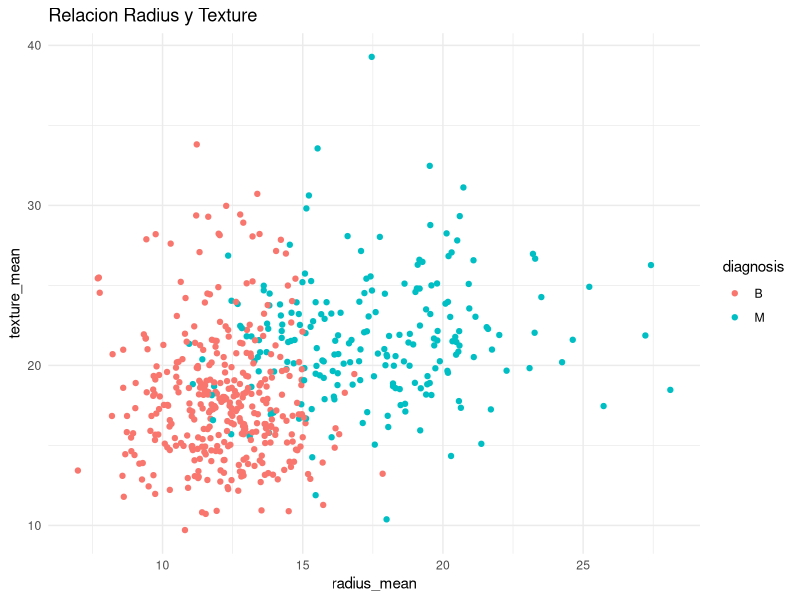
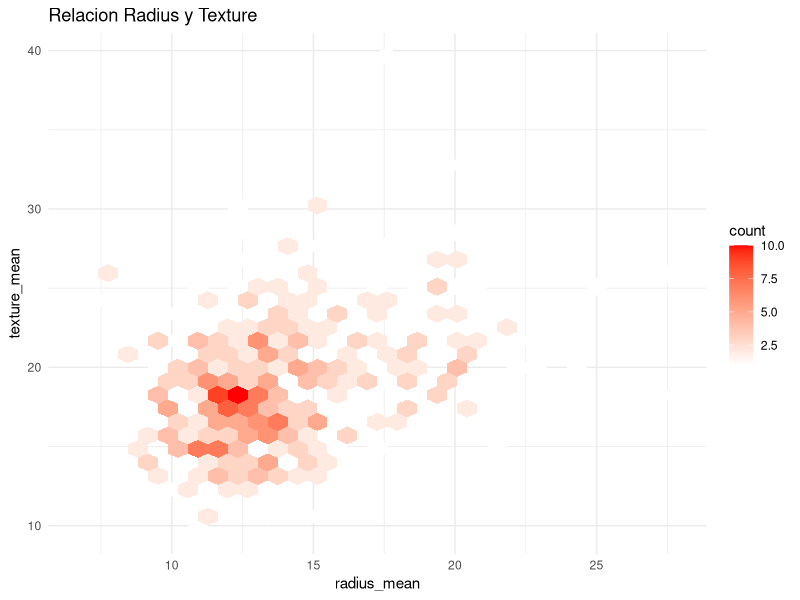
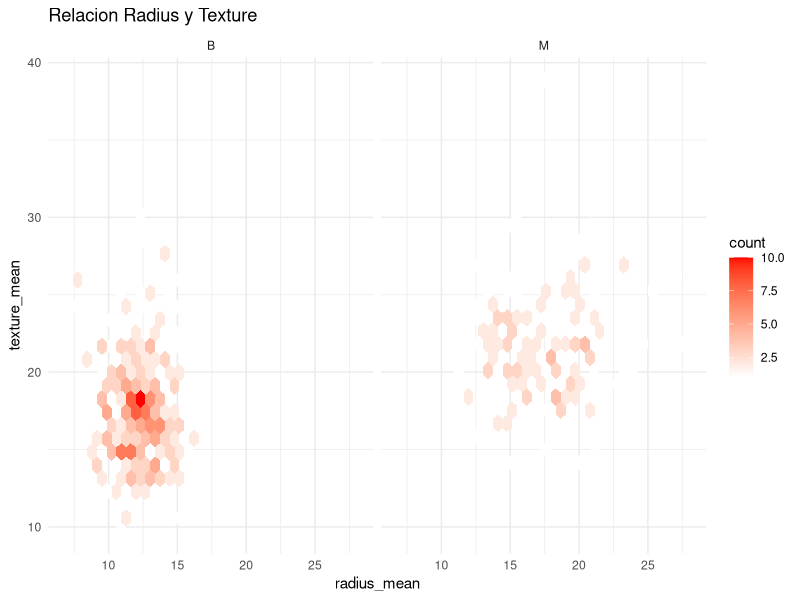

Write the R code that produced these figures, in order.
######################################
########## Fundamentos de R ##########
##########    Sesión 02     ##########
##########  Ejercicio 03    ##########
######################################

# Cargamos librerias
library(ggplot2)
library(dplyr)

# Leemos datos
breast.cancer <- read.csv('breast_cancer.csv')

# Vemos la estructura de nuestro dataframe
str(breast.cancer)

# Seleccionamos columnas de interés
breast.cancer.short <- breast.cancer[,c('diagnosis','radius_mean','texture_mean','perimeter_mean','area_mean')]

# Creamos un scatterplot con variables radius_mean y texture_mean
breast.cancer.short %>% 
  ggplot( aes(x = radius_mean, y = texture_mean, colour=diagnosis)) + 
  geom_point() +
  ggtitle('Relacion Radius y Texture')+
  theme_minimal() 

# Creamos un binning hexagonal con variables radius_mean y texture_mean
breast.cancer.short %>% 
  ggplot( aes(x = radius_mean, y = texture_mean)) + 
  geom_hex() +
  ggtitle('Relacion Radius y Texture')+
  theme_minimal() + 
  scale_fill_gradient(low = 'white', high = 'red')

# Agregamos facet_wrap al binning hexagonal
breast.cancer.short %>% ggplot( aes(x = radius_mean, y = texture_mean)) + 
  geom_hex() +
  ggtitle('Relacion Radius y Texture')+
  theme_minimal() + 
  scale_fill_gradient(low = 'white', high = 'red') + 
  facet_wrap('diagnosis')

